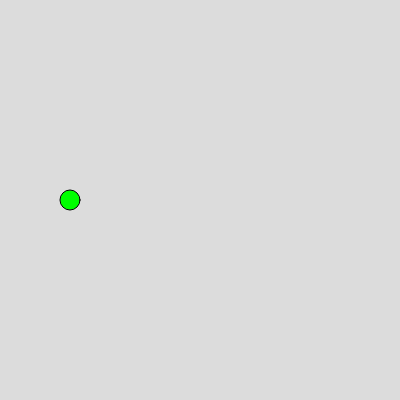
Frame 1 (no input)
Frame 60 (no input): identical to frame 1, image omitted
Frame 120 (the mouse pressed at the canvas centre since frame 60): identical to frame 1, image omitted

The p5.js sketch that drew this single still picture (run headless with seeded random() and noise() and a simulated clock; from frame 60 on, the mouse is pressed at the canvas centre):

// p5.js sketch
// ── sketch.js
function setup() {
  createCanvas(400, 400);
}

function draw() {
  background(220);
  fill(0,255,0);
  ellipse(70,200,20,20);

}
